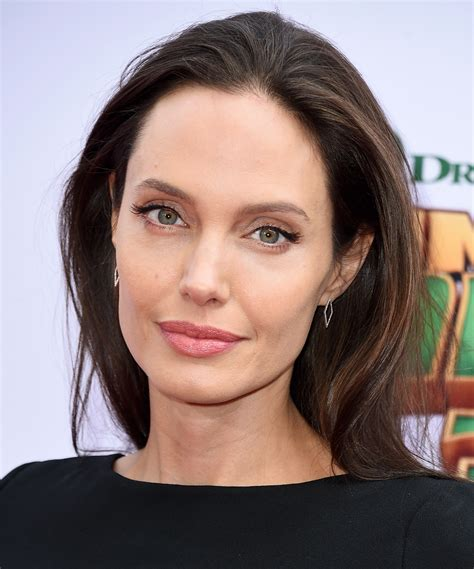
#> input picture lab6/faces/train/Angelina Jolie/001_fe3347c0.jpg, 474 x 569 px; its folder holds only this picture in this run
$ python faces_train.py
#> lines starting #> are read from the running program, lines starting #| are printed output that depends on the picture
import os
import numpy as np
import cv2

dir = './faces/train'
people = []
labels = []
features = []

haar_cascade = cv2.CascadeClassifier(cv2.data.haarcascades + 'haarcascade_frontalface_default.xml')

for i in os.listdir(dir):
    people.append(i)
#> pass 2 of the loop `for i in os.listdir(dir):`:
print(f'People: {people}')

def create_train():
    i = 0
    for person in people:
        path = os.path.join(dir, person)
        label = people.index(person)

        for img in os.listdir(path):
            img_path = os.path.join(path, img)
            i = i + 1
            img_array = cv2.imread(img_path)
#> img_array is the input picture: shape (569, 474, 3); mean B, G, R 120.4, 122.1, 140.1
            if img_array is not None:
                print(f'file is: {img_path} i = {i}')
                gray = cv2.cvtColor(img_array, cv2.COLOR_BGR2GRAY)
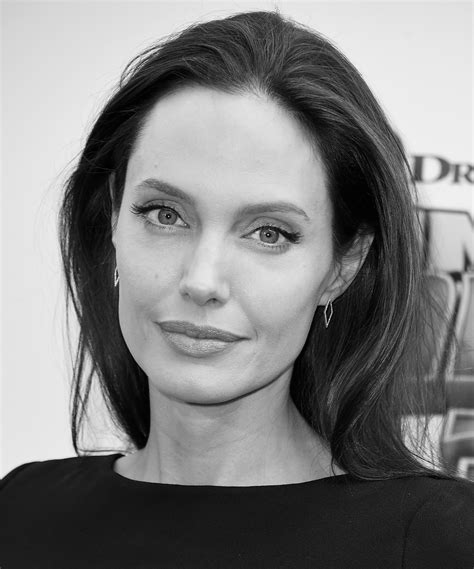
#> gray: shape (569, 474); min 0, max 250, mean 127.3

                face_rect = haar_cascade.detectMultiScale(gray, 1.1, 4)
#> face_rect = [[74, 115, 287, 287]]
                for (x, y, w, h) in face_rect:
                    face_roi = gray[y: y + h, x: x + w]
                    features.append(face_roi)
                    labels.append(label)
#> this loop made 1 pass
#> pass 1, in create_train, `face_roi = gray[y: y + h, x: x + w]`:
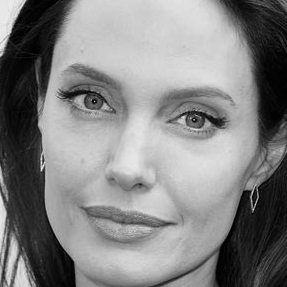
#> face_roi: shape (287, 287); min 0, max 242, mean 130.9
#> after the loop, features = 1 item; labels = [0]
            else:
                print(f'file is damaged: {img}')
#> pass 2 of the loop in create_train, `for person in people:`:
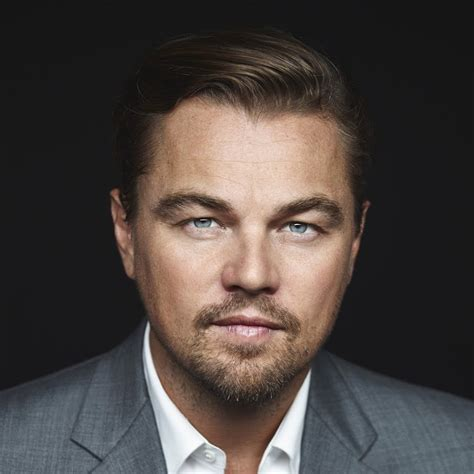
#> input picture lab6/faces/train/Leonardo DiCaprio/001_08194468.jpg, 474 x 474 px
#> in create_train, img_array is the input picture: shape (474, 474, 3); mean B, G, R 64.6, 68, 75.9
#> in create_train, `gray = cv2.cvtColor(img_array, cv2.COLOR_BGR2GRAY)`:
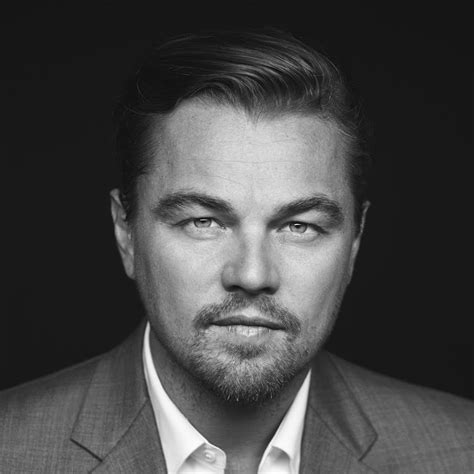
#> gray: shape (474, 474); min 0, max 255, mean 69.9
#> face_rect = [[124, 120, 257, 257]]
#> the loop in create_train, `for (x, y, w, h) in face_rect:` made 1 pass
#> pass 1, in create_train, `face_roi = gray[y: y + h, x: x + w]`:
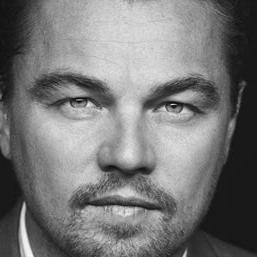
#> face_roi: shape (257, 257); min 0, max 253, mean 119.2
#> after the loop in create_train, `for (x, y, w, h) in face_rect:`: features = 2 items; labels = [0, 1]

create_train()

features = np.array(features, dtype='object')
labels = np.array(labels)

print(f'features length = {len(features)}')
#| features length = 2
print(f'labels length = {len(labels)}')
#| labels length = 2

face_recognizer = cv2.face.LBPHFaceRecognizer_create()
face_recognizer.train(features, labels)

face_recognizer.save('face_trained.yml')
np.save('features.npy', features)
np.save('labels.npy', labels)
